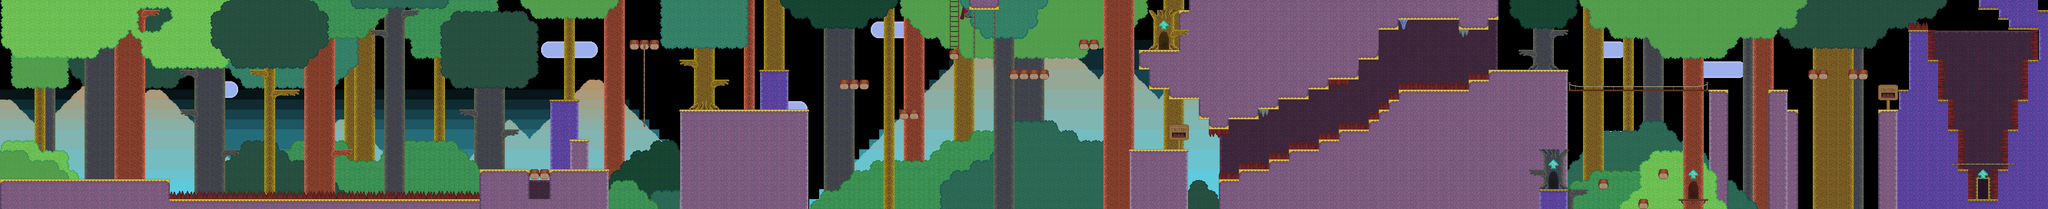

A 2D game scene composited from a Tiled map and its tileset images. What follows is a short description and the map's XML, with each tile layer's data collapsed to a summary:
An orthogonal 205x21 tile map with 24x24 px tiles, 15 tile layers (Clouds, Hills, Fade, Trees Distant, ...) and 180 objects (26x killing_floor, 22x enemy, 12x material, 6x climbable, 5x door, ...).

<map version="1.0" orientation="orthogonal" width="205" height="21" tilewidth="24" tileheight="24">
 <properties>
  <property name="blue" value="247" />
  <property name="green" value="216" />
  <property name="offset" value="7" />
  <property name="red" value="74" />
  <property name="soundtrack" value="village-forest" />
  <property name="title" value="Village Forest" />
 </properties>
 <tileset firstgid="1" name="treeline" tilewidth="24" tileheight="24">
  <image source="../images/tilesets/treeline.png" trans="ffffff" width="288" height="720" />
 </tileset>
 <layer name="Clouds" width="205" height="21">
  <data>[4305 cells, 72 non-empty, 4 distinct tile ids]</data>
 </layer>
 <layer name="Hills" width="205" height="21">
  <properties>
   <property name="parallax" value="0.2" />
  </properties>
  <data>[4305 cells, 1367 non-empty, 3 distinct tile ids]</data>
 </layer>
 <layer name="Fade" width="205" height="21">
  <properties>
   <property name="parallax" value="0.2" />
  </properties>
  <data>[4305 cells, 4153 non-empty, 11 distinct tile ids]</data>
 </layer>
 <layer name="Trees Distant" width="205" height="21">
  <data>[4305 cells, 643 non-empty, 11 distinct tile ids]</data>
 </layer>
 <layer name="Trees Distant 2" width="205" height="21">
  <data>[4305 cells, 453 non-empty, 10 distinct tile ids]</data>
 </layer>
 <layer name="Bushes" width="205" height="21">
  <properties>
   <property name="parallax" value="0.8" />
  </properties>
  <data>[4305 cells, 558 non-empty, 14 distinct tile ids]</data>
 </layer>
 <layer name="Trees Distant 3" width="205" height="21">
  <properties>
   <property name="parallax" value="0.9" />
  </properties>
  <data>[4305 cells, 280 non-empty, 11 distinct tile ids]</data>
 </layer>
 <layer name="Trees Distant 4" width="205" height="21">
  <data>[4305 cells, 290 non-empty, 13 distinct tile ids]</data>
 </layer>
 <layer name="Leaves 1" width="205" height="21">
  <data>[4305 cells, 499 non-empty, 18 distinct tile ids]</data>
 </layer>
 <layer name="Trees" width="205" height="21">
  <data>[4305 cells, 694 non-empty, 37 distinct tile ids]</data>
 </layer>
 <layer name="Background" width="205" height="21">
  <data>[4305 cells, 1491 non-empty, 29 distinct tile ids]</data>
 </layer>
 <layer name="Leaves 2" width="205" height="21">
  <data>[4305 cells, 465 non-empty, 49 distinct tile ids]</data>
 </layer>
 <layer name="Leaves 3" width="205" height="21">
  <data>[4305 cells, 130 non-empty, 15 distinct tile ids]</data>
 </layer>
 <layer name="Leaves 4" width="205" height="21">
  <data>[4305 cells, 106 non-empty, 9 distinct tile ids]</data>
 </layer>
 <layer name="Extras" width="205" height="21">
  <data>[4305 cells, 196 non-empty, 24 distinct tile ids]</data>
 </layer>
 <objectgroup color="#00007f" name="block" width="205" height="21">
  <object x="0" y="432" width="408" height="72" />
  <object x="408" y="480" width="744" height="24" />
  <object x="1152" y="408" width="120" height="96" />
  <object x="1272" y="480" width="48" height="24" />
  <object x="1320" y="408" width="144" height="96" />
  <object x="1632" y="264" width="312" height="240" />
  <object x="3192" y="0" width="72" height="192" />
  <object x="3288" y="288" width="24" height="216" />
  <object x="3216" y="312" width="72" height="192" />
  <object x="3168" y="336" width="48" height="168" />
  <object x="3096" y="360" width="72" height="144" />
  <object x="3048" y="384" width="48" height="120" />
  <object x="2976" y="408" width="72" height="96" />
  <object x="2928" y="432" width="48" height="72" />
  <object x="2904" y="0" width="48" height="312" />
  <object x="2952" y="0" width="72" height="288" />
  <object x="3024" y="0" width="48" height="264" />
  <object x="3072" y="0" width="72" height="240" />
  <object x="3144" y="0" width="48" height="216" />
  <object x="3264" y="0" width="48" height="144" />
  <object x="3312" y="0" width="48" height="72" />
  <object x="3504" y="0" width="72" height="72" />
  <object x="3312" y="264" width="24" height="240" />
  <object x="3576" y="-456" width="24" height="504" />
  <object x="3360" y="0" width="144" height="48" />
  <object x="3336" y="240" width="24" height="264" />
  <object x="4104" y="216" width="48" height="288" />
  <object x="4248" y="216" width="48" height="288" />
  <object x="4296" y="264" width="24" height="240" />
  <object x="4512" y="264" width="48" height="240" />
  <object x="2712" y="360" width="144" height="144" />
  <object x="2856" y="-456" width="48" height="696" />
  <object x="2880" y="240" width="24" height="48" />
  <object x="2832" y="24" width="24" height="216" />
  <object x="2808" y="120" width="24" height="120" />
  <object x="2760" y="120" width="48" height="96" />
  <object x="2736" y="120" width="24" height="48" />
  <object x="3768" y="216" width="336" height="24" />
  <object x="3360" y="216" width="72" height="288" />
  <object x="3432" y="216" width="96" height="24" />
  <object x="3528" y="192" width="48" height="24" />
  <object x="3576" y="168" width="192" height="24" />
  <object x="4560" y="216" width="24" height="288" />
  <object x="4584" y="72" width="48" height="432" />
  <object x="4632" y="144" width="24" height="360" />
  <object x="4656" y="240" width="24" height="264" />
  <object x="4680" y="312" width="24" height="192" />
  <object x="4704" y="408" width="24" height="96" />
  <object x="4728" y="480" width="72" height="24" />
  <object x="4800" y="408" width="24" height="96" />
  <object x="4824" y="312" width="24" height="192" />
  <object x="4848" y="240" width="24" height="264" />
  <object x="4872" y="144" width="24" height="360" />
  <object x="4896" y="24" width="24" height="480" />
  <object x="4824" y="0" width="72" height="72" />
  <object x="4800" y="0" width="24" height="48" />
  <object x="4752" y="0" width="48" height="24" />
  <object x="2328" y="0" width="72" height="24" />
 </objectgroup>
 <objectgroup color="#aa0000" name="platform" width="205" height="21">
  <object x="2016" y="192" width="72" height="24" />
  <object x="1704" y="192" width="48" height="24" />
  <object x="1632" y="144" width="48" height="24" />
  <object x="1512" y="96" width="72" height="24" />
  <object x="1368" y="336" width="48" height="24" />
  <object x="1320" y="240" width="72" height="24" />
  <object x="1272" y="408" width="48" height="24" />
  <object x="2160" y="264" width="48" height="24" />
  <object x="2424" y="168" width="96" height="24" />
  <object x="3696" y="456" width="120" height="24" />
  <object x="1824" y="168" width="72" height="24" />
  <object x="2592" y="96" width="48" height="24" />
  <object x="336" y="24" width="48" height="24" />
  <object x="432" y="168" width="48" height="24" />
  <object x="432" y="264" width="48" height="24" />
  <object x="528" y="360" width="48" height="24" />
  <object x="792" y="360" width="48" height="24" />
  <object x="648" y="216" width="72" height="24" />
  <object x="600" y="168" width="48" height="24" />
  <object x="888" y="72" width="48" height="24" />
  <object x="960" y="24" width="48" height="24" />
  <object x="1104" y="264" width="48" height="24" />
  <object x="1200" y="312" width="48" height="24" />
  <object x="4344" y="168" width="48" height="24" />
  <object x="4440" y="168" width="48" height="24" />
  <object x="2280" y="120" width="24" height="24" />
  <object x="4032" y="480" width="72" height="24" />
  <object x="3648" y="120" width="48" height="24" />
  <object x="3720" y="72" width="48" height="24" />
  <object x="3984" y="408" width="24" height="24" />
  <object x="3936" y="480" width="24" height="24" />
  <object x="3840" y="432" width="24" height="24" />
  </objectgroup>
 <objectgroup color="#000000" name="nodes" width="205" height="21">
  <!-- 81 objects omitted --></objectgroup>
 <objectgroup name="movement" width="205" height="21">
  <!-- 5 objects omitted --></objectgroup>
</map>
<!-- 90 of 180 objects omitted -->
